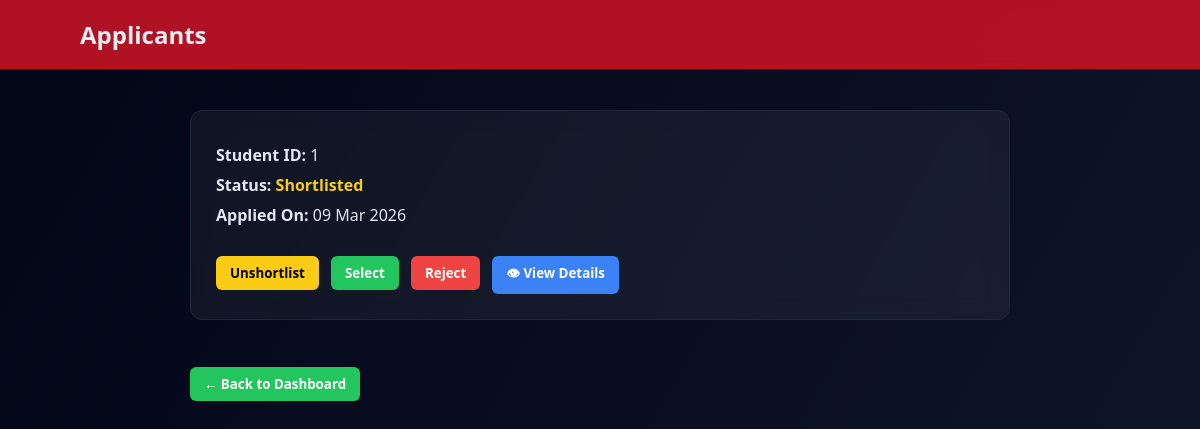
/job-applications/4, run on the app's committed database.
### app.py (models this page shows)
class Application(db.Model):
    __tablename__ = "applications"
    id = db.Column(db.Integer, primary_key=True)
    student_id = db.Column(
        db.Integer,
        db.ForeignKey("student_profiles.id")
    )
    job_id = db.Column(
        db.Integer,
        db.ForeignKey("jobs.id")
    )
    status = db.Column(db.String(50), default="Applied")
    remarks = db.Column(db.String(200))
    applied_at = db.Column(db.DateTime, default=datetime.utcnow)
    updated_at = db.Column(db.DateTime)
    job = db.relationship("Job", back_populates="applications")
    student = db.relationship("StudentProfile", back_populates="applications")

### app.py (the view)
@app.route("/job-applications/<int:job_id>")
def view_applications(job_id):
    applications = Application.query.filter_by(job_id=job_id).all()
    return render_template(
        "applications.html",
        applications=applications
    )

### templates/applications.html (shortened to what this page needs)
<!DOCTYPE html>
<html lang="en">
<head>
</head>
<body>
    <div class="navbar">
        <h2>Applicants</h2>
    </div>
    <div class="container">
        {% if applications %}
        {% for app in applications %}
<div class="card">
    <p><b>Student ID:</b> {{ app.student_id }}</p>
    <p>
        <b>Status:</b>
        <span class="status">
            {% if app.status == "Applied" %}
            <span style="color: #38bdf8;">Applied</span>
            {% elif app.status == "Shortlisted" %}
            <span style="color: #facc15;">Shortlisted</span>
            {% elif app.status == "Selected" %}
            <span style="color: #22c55e;">Selected</span>
            {% else %}
            <span style="color: #ef4444;">Rejected</span>
            {% endif %}
        </span>
    </p>
    <p>
        <b>Applied On:</b>
        {{ app.applied_at.strftime("%d %b %Y") }}
    </p>
    <br>
    <a href="/switch-status/{{ app.id }}/shortlist">
        <button class="btn shortlist">
            {% if app.status == "Shortlisted" %}
                Unshortlist
            {% else %}
                Shortlist
            {% endif %}
        </button>
    </a>
    <a href="/switch-status/{{ app.id }}/select">
        <button class="btn select">
            {% if app.status == "Selected" %}
               Unselect
            {% else %}
               Select
            {% endif %}
        </button>
    </a>
    <a href="/switch-status/{{ app.id }}/reject">
        <button class="btn reject">
            {% if app.status == "Rejected" %}
                Unreject
            {% else %}
                Reject
            {% endif %}
        </button>
    </a>
    <a href="/company/student/{{ app.student_id }}">
        <button class="btn" style="background:#3b82f6; color:white;">
            👁 View Details
        </button>
    </a>
</div>
        {% endfor %}
        {% else %}
        <p style="color:#94a3b8;">No applications received yet.</p>
        {% endif %}
        <br>
        <a href="/company_dashboard">
            <button class="btn select">← Back to Dashboard</button>
        </a>
    </div>
</body>
</html>

### templates/applications.html (style rules this page uses)
* { box-sizing: border-box; font-family: "Segoe UI", Arial, sans-serif; }
body { margin: 0; background: linear-gradient(120deg, #020617, #0f172a); min-height: 100vh; color: #e2e8f0; }
.navbar { background: rgba(188, 20, 36, 0.947); backdrop-filter: blur(10px); padding: 18px 80px; display: flex; justify-content: space-between; align-items: center; border-bottom: 1px solid #1e293b; position: sticky; top: 0; z-index: 1000; }
.navbar h2 { margin: 0; color: #e5eef2; }
.container { max-width: 900px; margin: auto; padding: 40px; }
.card { background: rgba(255, 255, 255, 0.05); border-radius: 12px; border: 1px solid #1e293b; backdrop-filter: blur(12px); padding: 25px; margin-bottom: 25px; }
.card p { margin: 8px 0; }
.btn { padding: 8px 14px; border: none; border-radius: 6px; cursor: pointer; font-weight: bold; margin-right: 8px; transition: 0.3s; }
.shortlist { background: #facc15; }
.select { background: #22c55e; color: white; }
.reject { background: #ef4444; color: white; }
.status { font-weight: bold; }

### data on the page
Application: student_id "1", status "Shortlisted", applied_at "09 Mar 2026"
